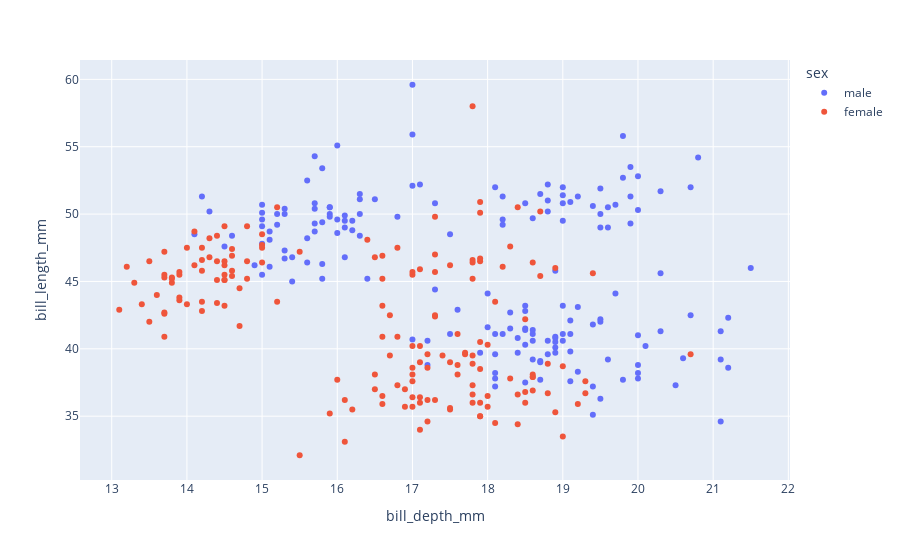

Notebook source saved alongside this figure:
### Code cell
fig = px.scatter(penguins[penguins.sex.isin(['male', 'female'])], x='bill_depth_mm', y='bill_length_mm', color='sex')
fig.show()

### Figure 1 — Plotly figure (JSON) as saved in the notebook; plotly's stock layout.template omitted (floating-point values rounded to 4 significant figures; data arrays with more than 128 entries replaced by an {"elided": "..."} marker saying what was removed)
{"data": [{"hovertemplate": "sex=male<br>bill_depth_mm=%{x}<br>bill_length_mm=%{y}<extra></extra>", "legendgroup": "male", "marker": {"color": "#636efa", "symbol": "circle"}, "mode": "markers", "name": "male", "orientation": "v", "showlegend": true, "type": "scatter", "x": {"elided": "168 float values"}, "xaxis": "x", "y": {"elided": "168 float values"}, "yaxis": "y"}, {"hovertemplate": "sex=female<br>bill_depth_mm=%{x}<br>bill_length_mm=%{y}<extra></extra>", "legendgroup": "female", "marker": {"color": "#EF553B", "symbol": "circle"}, "mode": "markers", "name": "female", "orientation": "v", "showlegend": true, "type": "scatter", "x": {"elided": "165 float values"}, "xaxis": "x", "y": {"elided": "165 float values"}, "yaxis": "y"}], "layout": {"autosize": true, "legend": {"title": {"text": "sex"}, "tracegroupgap": 0}, "margin": {"t": 60}, "xaxis": {"anchor": "y", "autorange": true, "domain": [0, 1], "range": [12.56, 22.04], "title": {"text": "bill_depth_mm"}, "type": "linear"}, "yaxis": {"anchor": "x", "autorange": true, "domain": [0, 1], "range": [29.97, 61.73], "title": {"text": "bill_length_mm"}, "type": "linear"}}}
